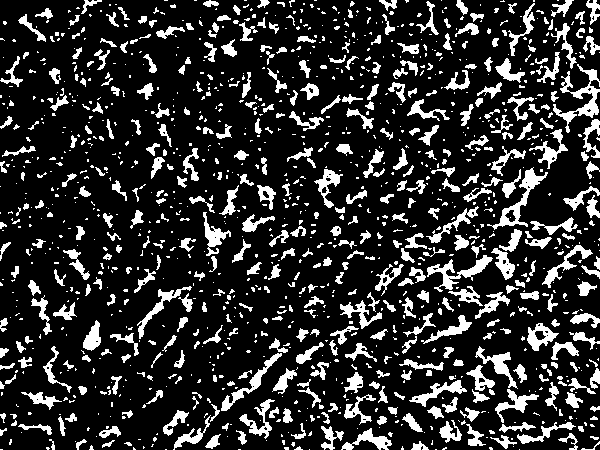
%> input picture EgInputImages/Fibres1.tif, 600 x 450 px; its folder holds 2 pictures in this run
$ octave GapAnalysisPart1.m   (GNU Octave 9; MATLAB toolbox functions it lacks are replaced by stand-ins)
%> lines starting %> are read from the running program, lines starting %| are printed output that depends on the picture; in (x1, y1, x2, y2) boxes, pixels count from 0 and x2, y2 are one past the last pixel; in counts of white or black regions, pixels touching at a corner belong together; the program's own positions count from 1
%This script includes preprocessing to images to make them binary, remove
%small objects and reduce the resolution of the image.
clear
close all
%%%%%%%%%%%%%%%%%%%%%%%%%%%%%%%%%%%%%%%%%%%%%%%%%%%%%%%%%%%%%%%%%%%%%%%%%%
%/////////////////////////////////////////////////////////////////////////
%\\\\\\\\\\\\\\\\\\\\\\\\CHANGE THESE!!!\\\\\\\\\\\\\\\\\\\\\\\\\\\\\\\\\\
%The directory for tif files to be read in.
directory='X:\Rob\Chris\GapAnalysis150415\EgInputImages\';
%The directory to save data to.
directoryDataOut='X:\Rob\Chris\GapAnalysis150415\EgOutputData\';
%The directory to save the processed tif images to.
directoryImagesOut='X:\Rob\Chris\GapAnalysis150415\EgOutputImages\';
%%%%%%%%%%%%%%%%%%%%%%%%%%%%%%%%%%%%%%%%%%%%%%%%%%%%%%%%%%%%%%%%%%%%%%%%%%
%/////////////////////////////////////////////////////////////////////////
%\\\\\\\\\\\\\\\\\\\\\\\\\\\\\\\\\\\\\\\\\\\\\\\\\\\\\\\\\\\\\\\\\\\\\\\\\

%File info
file_names=[directory '*.tif'];
files=dir(file_names);

%%%%%%%%%%%%%%%%%%%%%%%%%%%%%%%%%%%%%%%%%%%%%%%%%%%%%%%%%%%%%%%%%%%%%%%%%%
%/////////////////////////////////////////////////////////////////////////
%\\\\\\\\\\\\\\\\\\\\\\\\CHANGE THESE!!!\\\\\\\\\\\\\\\\\\\\\\\\\\\\\\\\\\
%The number of images to analyse
NoFiles=2;
%The level at which you threshold each image to convert to binary.
ThresholdLevel=0.001;
%The size of objects below which you wish to remove.
RemoveObjectSize=10;
%The factor to resize your objects by. Below around 300by300 or below is
%best if you have lots of images to process.
ResizeImage=0.5;
%%%%%%%%%%%%%%%%%%%%%%%%%%%%%%%%%%%%%%%%%%%%%%%%%%%%%%%%%%%%%%%%%%%%%%%%%%
%/////////////////////////////////////////////////////////////////////////
%\\\\\\\\\\\\\\\\\\\\\\\\\\\\\\\\\\\\\\\\\\\\\\\\\\\\\\\\\\\\\\\\\\\\\\\\\

for i=1:2

    %Reading the tif info into matrix I.
    [~, name, extension]=fileparts(files(i).name);
    input_name=[directory name extension];
    I=imread(input_name);
%> I is the input picture: size 450x600 uint8; 18.3% white; 1314 white regions (870 under 20 px), largest, box (x1, y1, x2, y2) and area: (553, 64, 600, 133) 893, (487, 167, 548, 230) 730, (427, 255, 493, 292) 688

    %Basic image processing
    %figure;imshow(I)
    I1=im2bw(I,ThresholdLevel);%Threshold image at desired level. I is now binary.
    %figure;imshow(I1);
    I2=bwareaopen(I1, RemoveObjectSize, 8);%Removes objects below size 'RemoveObjectSize'. Pixels are 8-connected in 2d space. I.e. connected diagonally.
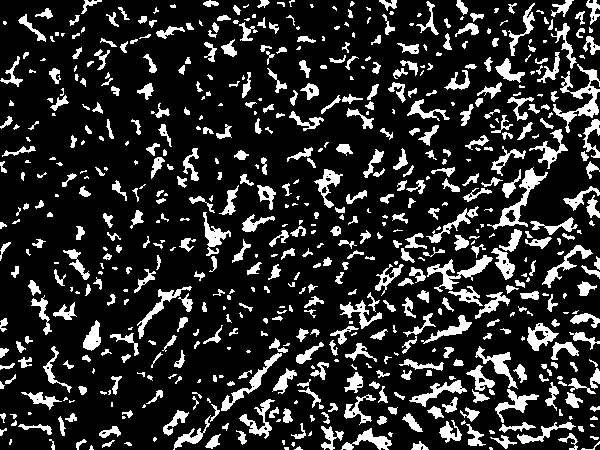
%> I2: size 450x600 logical; 17.3% white; 646 white regions (202 under 20 px), largest, box (x1, y1, x2, y2) and area: (553, 64, 600, 133) 893, (487, 167, 548, 230) 730, (427, 255, 493, 292) 688
    %figure;imshow(I2)
    bw=imresize(I2,ResizeImage);%Resize your object.
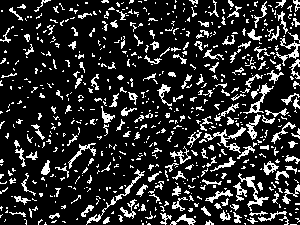
%> bw: size 225x300 logical; 17.3% white in thin lines or dots
    image=figure;imshow(bw)

    %Save the binary resized image (bw) as a .mat file with subscript '_Stage1'
    %and also save the tif of the binary image.
    mat_file_save_name=[directoryDataOut name '_Stage1'];
    save(mat_file_save_name, 'bw');
    image_file_save_name=[directoryImagesOut name '_Stage1.tif'];
    print(image,'-djpeg',image_file_save_name);
    close all
    clearvars -except directory directoryDataOut directoryImagesOut  filenames files ThresholdLevel RemoveObjectSize ResizeImage i NoFiles
end
%> pass 2 of the loop `for i=1:2`:
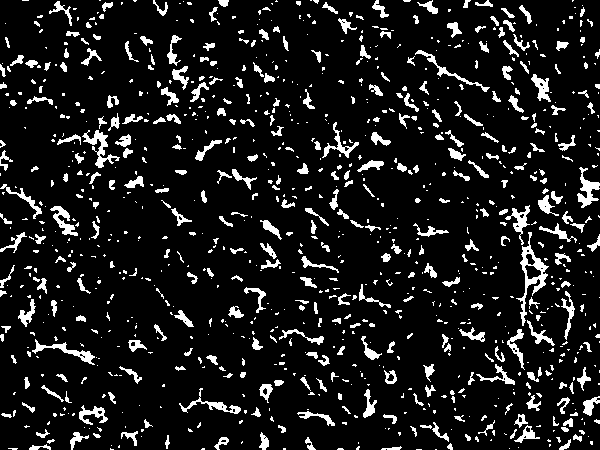
%> input picture EgInputImages/Fibres2.tif, 600 x 450 px
%> I is the input picture: size 450x600 uint8; 10.5% white; 1021 white regions (668 under 20 px), largest, box (x1, y1, x2, y2) and area: (516, 232, 549, 326) 704, (82, 130, 120, 168) 428, (577, 167, 600, 208) 386
%> `I2=bwareaopen(I1, RemoveObjectSize, 8);%Removes objects below size 'Re..`:
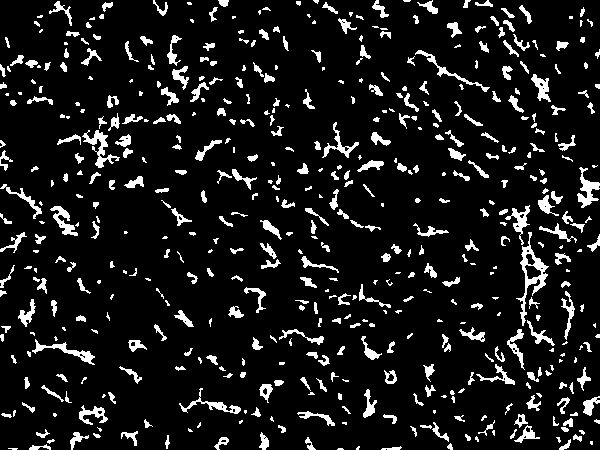
%> I2: size 450x600 logical; 9.8% white; 526 white regions (173 under 20 px), largest, box (x1, y1, x2, y2) and area: (516, 232, 549, 326) 704, (82, 130, 120, 168) 428, (577, 167, 600, 208) 386
%> `bw=imresize(I2,ResizeImage);`:
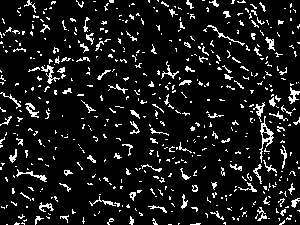
%> bw: size 225x300 logical; 9.8% white in thin lines or dots
